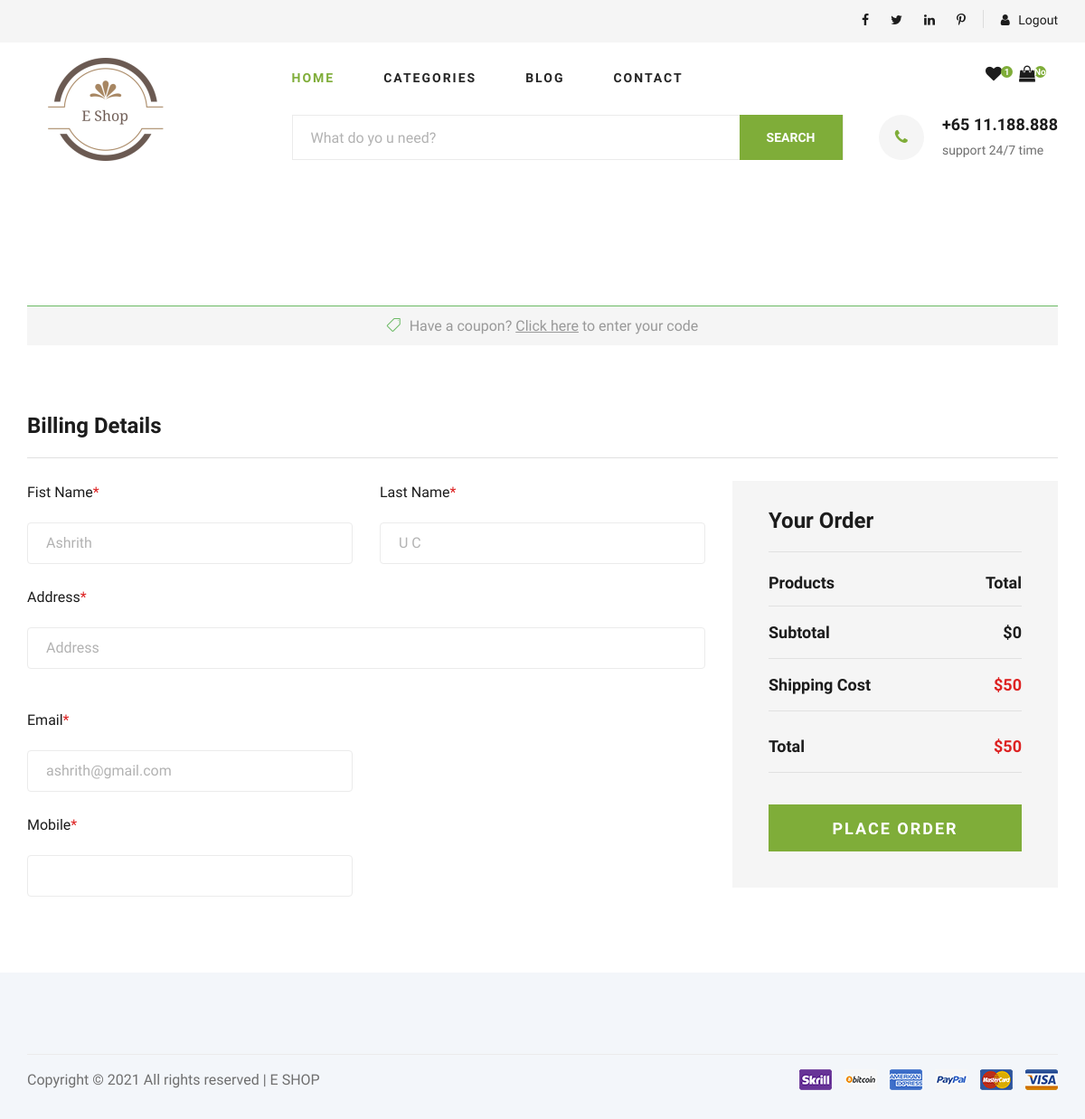
Page /cart/checkout (signed in) on the earlier database version.
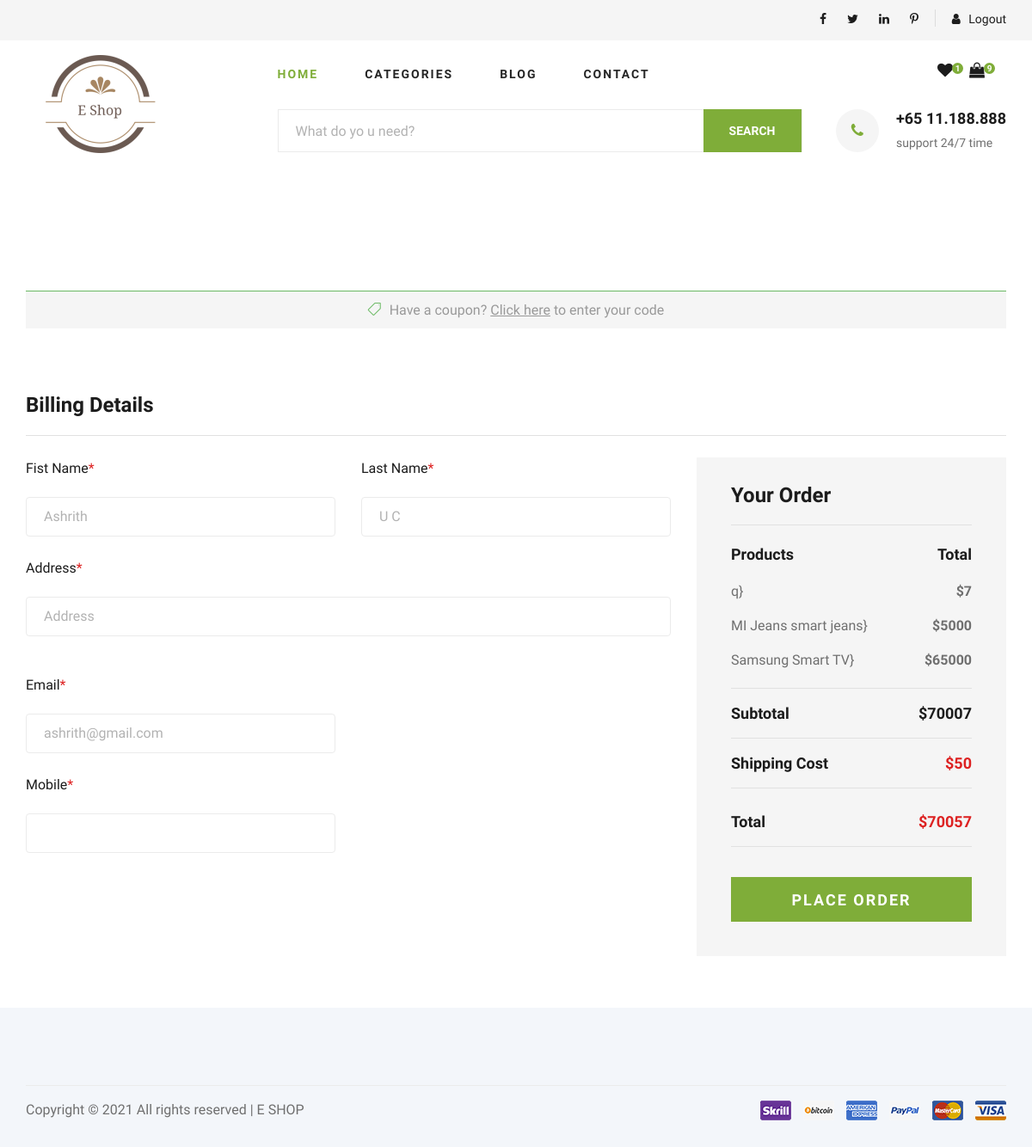
Same page on the later database version.
### products/models.py (models this page shows, shortened)
class Product(models.Model):
    product_category = models.ForeignKey(ProductCategory, on_delete=models.CASCADE, related_name="Product")
    name = models.CharField(max_length=255)
    price = models.DecimalField(max_digits=8, decimal_places=2)
    description = models.TextField()
    cover_image = models.ImageField()
    sku = models.CharField(max_length=255)
    status = models.BooleanField(default=True)
    stock = models.IntegerField(default=0)

### cart/views.py (the view)
# urls.py: path('checkout', views.Checkout.as_view(), name="Checkout")
@method_decorator(login_required, name='dispatch')
class Checkout(View):
    template_name = 'checkout.html'
    def get(self, request):
        productCategories = ProductCategory.objects.filter(status=True)
        cartProducts = Cart.objects.filter(user=request.user)
        carts = {}
        subTotal = 0
        total = 0
        shippingCost = 50
        for key, cartProduct in enumerate(cartProducts):
            productTotal = int(cartProduct.quantity) * int(cartProduct.product.price)
            total += productTotal
            subTotal += productTotal
            carts[key] = {
                'product_name': cartProduct.product.name,
                'productTotal': productTotal,
            }
        total = shippingCost + subTotal
        carts = list(carts.values())
        context = {
            'productCategories': productCategories,
            'cartProducts': carts,
            'subTotal': subTotal,
            'shippingCost': shippingCost,
            'total': total,
        }
        return render(request, self.template_name, context)

### cart/templatetags/cart_count.py (called while the page is built)
@register.simple_tag
def cartCount(request):
    if request.user.is_authenticated:
        carts = Cart.objects.filter(user=request.user).aggregate(cart_sum=Sum('quantity'))
        return carts['cart_sum']
    return 0

### templates/checkout.html
{% extends "base.html" %}
{% block content %}
{% include 'banner.html' %}
<section class="checkout spad">
    <div class="container">
        <div class="row">
            <div class="col-lg-12">
                <h6><span class="icon_tag_alt"></span> Have a coupon? <a href="#">Click here</a> to enter your code
                </h6>
            </div>
        </div>
        <div class="checkout__form">
            <h4>Billing Details</h4>
            <form action="#">
                <div class="row">
                    <div class="col-lg-8 col-md-6">
                        <div class="row">
                            <div class="col-lg-6">
                                <div class="checkout__input">
                                    <p>Fist Name<span>*</span></p>
                                    <input type="text" value="{{request.user.first_name}}">
                                </div>
                            </div>
                            <div class="col-lg-6">
                                <div class="checkout__input">
                                    <p>Last Name<span>*</span></p>
                                    <input type="text" value="{{request.user.last_name}}">
                                </div>
                            </div>
                        </div>
                        <div class="checkout__input">
                            <p>Address<span>*</span></p>
                            <input type="text" placeholder="Address" class="checkout__input__add" value="{{request.user.UserProfile.address}}">
                        </div>
                        <div class="row">
                            <div class="col-lg-6">
                                <div class="checkout__input">
                                    <p>Email<span>*</span></p>
                                    <input type="text" readonly value="{{request.user.email}}">
                                </div>
                                <div class="checkout__input">
                                    <p>Mobile<span>*</span></p>
                                    <input type="text" readonly value="{{request.user.UserProfile.mobile}}">
                                </div>
                            </div>
                        </div>
                    </div>
                    <div class="col-lg-4 col-md-6">
                        <div class="checkout__order">
                            <h4>Your Order</h4>
                            <div class="checkout__order__products">Products <span>Total</span></div>
                            <ul>
                                {% for cartProduct in cartProducts %}
                                    <li>{{cartProduct.product_name}}} <span>${{cartProduct.productTotal}}</span></li>
                                {% endfor %}
                            </ul>
                            <div class="checkout__order__subtotal">Subtotal <span>${{subTotal}}</span></div>
                            <div class="checkout__order__total">Shipping Cost <span>${{shippingCost}}</span></div>
                            <div class="checkout__order__total">Total <span>${{total}}</span></div>
                            <button type="submit" class="site-btn">PLACE ORDER</button>
                        </div>
                    </div>
                </div>
            </form>
        </div>
    </div>
</section>
{% endblock content %}

Differences in the rows shown:
now on this page (row edited): Product: product_name "MI Jeans smart jeans"
now on this page (row unchanged): Product: product_name "Samsung Smart TV"
Other differences:
{{ count_of_cart }}: "None" → "9"
{{ subTotal }}: "0" → "70007"
{{ total }}: "50" → "70057"
new list line: "q } $ 7"
new list line: "} $ 5000"
new list line: "} $ 65000"
